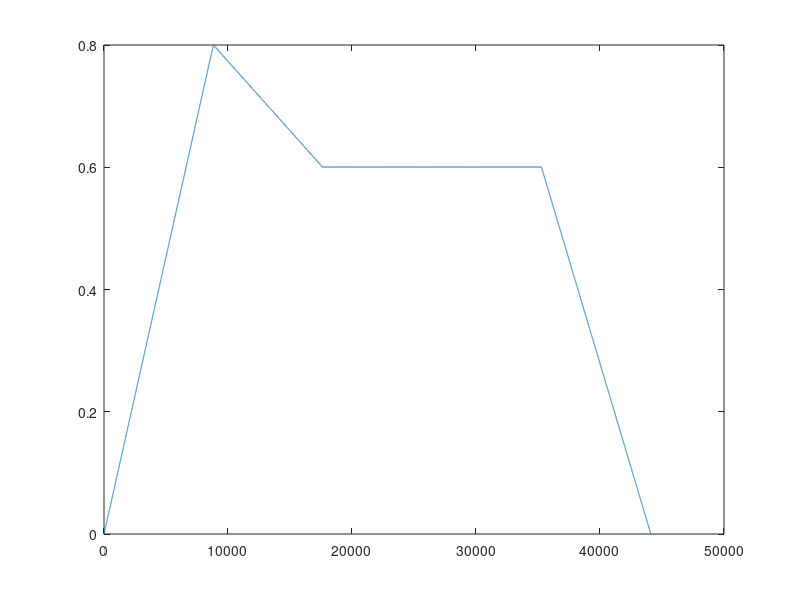

Write the MATLAB code that produced this figure.
clc; clear all;
fs = 44100;
f = [4 4 4 1 2 2 ];
t = [1 1 1 1 1 1 ];

N = length(f);
A = linspace(0,0.8,round(0.2*fs));
D = linspace(0.8,0.6,round(0.2*fs));
S = linspace(0.6,0.6,round(0.4*fs));
R = linspace(0.6,0,round(0.2*fs));
ADSR = [A D S R];
plot(ADSR)

for k = 1:N
   f1 = 261.63*(2)^(f(k)/12);
   n = 0:t(k)*fs -1 ;
   x = cos(2*pi*f1*n/fs);
   x = x.*ADSR;
   sound(x,fs);
   pause(0.8)
    
end